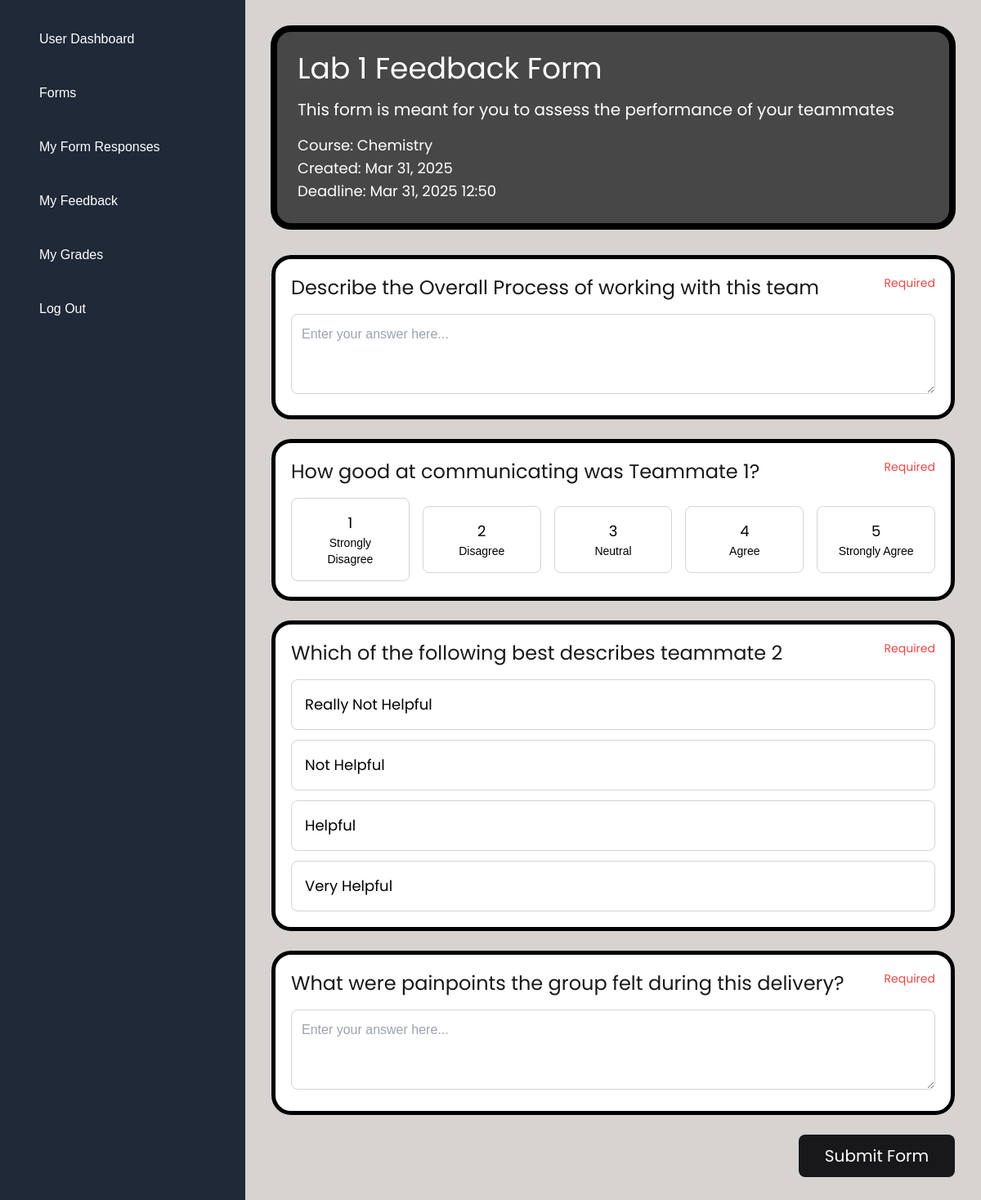
/forms/2/ (signed in), run on the app's committed database.
### main/models.py (models this page shows, shortened)
class Form(models.Model):
    title = models.CharField(max_length=200)
    description = models.TextField(blank=True)
    deadline = models.DateTimeField(null=True, blank=True)
    course = models.ForeignKey('courses.Course', on_delete=models.CASCADE, related_name='forms', null=True, blank=True)
    creator = models.ForeignKey(settings.AUTH_USER_MODEL, on_delete=models.CASCADE)
    teams = models.ManyToManyField('courses.Team', related_name='forms', blank=True)
    created_at = models.DateTimeField(auto_now_add=True)
    updated_at = models.DateTimeField(auto_now=True)
    allow_multiple_responses = models.BooleanField(default=False, help_text="Allow each student to submit one response per teammate")

class Question(models.Model):
    QUESTION_TYPES = [
        ('text', 'Short Answer'),
        ('multiple_choice', 'Multiple Choice'),
        ('likert', 'Likert'),
    ]
    form = models.ForeignKey(Form, on_delete=models.CASCADE, related_name='questions')
    question_text = models.TextField()
    question_type = models.CharField(max_length=20, choices=QUESTION_TYPES)
    required = models.BooleanField(default=True)
    order = models.PositiveIntegerField(default=0)

class Choice(models.Model):
    question = models.ForeignKey(Question, on_delete=models.CASCADE, related_name='choices')
    choice_text = models.CharField(max_length=200)

### courses/models.py (models this page shows, shortened)
class Course(models.Model):
    creator = models.ForeignKey(
        settings.AUTH_USER_MODEL,
        limit_choices_to={'role': 'professor'},
        on_delete=models.CASCADE,
        related_name='courses_created',
        null=True,
        blank=True
    )
    name = models.CharField(max_length=200)
    subject = models.CharField(max_length=100)
    semester = models.CharField(max_length=50)
    section = models.CharField(max_length=10)
    course_id = models.CharField(max_length=50)
    enrollment_size = models.PositiveIntegerField(default=0)
    created_at = models.DateTimeField(auto_now_add=True)

### main/views.py (the view)
# urls.py: path("forms/<int:form_id>/", views.form_detail_view, name='form_detail'),
def form_detail_view(request, form_id):
    form = get_object_or_404(Form, id=form_id, creator=request.user)
    questions = form.questions.all()
    return render(request, 'main/form_detail.html', {
        'form': form,
        'questions': questions
    })

### main/templates/main/form_detail.html (shortened to what this page needs)
{% extends "shared/base.html" %}
{% load static %}
{% block content %}
<div class="min-h-screen bg-gradient-to-b from-stone-300 to-stone-300 p-8">
    <div class="max-w-4xl mx-auto">
        <div class="bg-zinc-900 bg-opacity-75 rounded-3xl outline outline-8 outline-offset-[-7px] outline-black p-8 mb-8">
            <h1 class="text-4xl font-['Poppins'] text-white mb-4">{{ form.title }}</h1>
            <p class="text-white text-xl font-['Poppins']">{{ form.description }}</p>
            <div class="mt-4 text-white text-lg font-['Poppins']">
                <p>Course: {{ form.course.name }}</p>
                <p>Created: {{ form.created_at|date:"M d, Y" }}</p>
                {% if form.deadline %}
                    <p>Deadline: {{ form.deadline|date:"M d, Y H:i" }}</p>
                {% endif %}
            </div>
        </div>
        <form method="post" class="space-y-6">
            {% for question in questions %}
                <div class="bg-white rounded-3xl outline outline-[5px] outline-offset-[-5px] outline-black p-6">
                    <div class="space-y-4">
                        <div class="flex justify-between items-start">
                            <h3 class="text-2xl font-['Poppins'] text-zinc-900">{{ question.question_text }}</h3>
                            {% if question.required %}
                                <span class="text-red-500 text-sm font-['Poppins']">Required</span>
                            {% endif %}
                        </div>
                        {% if question.question_type == 'text' %}
                            <textarea
                                name="answer_{{ question.id }}"
                                class="w-full p-3 border border-neutral-300 rounded-lg focus:outline-none focus:ring-2 focus:ring-zinc-900"
                                rows="3"
                                placeholder="Enter your answer here..."
                                {% if question.required %}required{% endif %}
                            ></textarea>
                        {% elif question.question_type == 'likert' %}
                            <div class="flex justify-between items-center space-x-4">
                                <div class="flex-1 text-center">
                                    <label for="likert1_{{ question.id }}" class="block p-4 border border-neutral-300 rounded-lg cursor-pointer hover:bg-zinc-50 peer-checked:bg-zinc-900 peer-checked:text-white">
                                        <span class="text-lg font-['Poppins']">1</span>
                                        <span class="block text-sm">Strongly Disagree</span>
                                    </label>
                                </div>
                                <div class="flex-1 text-center">
                                    <label for="likert2_{{ question.id }}" class="block p-4 border border-neutral-300 rounded-lg cursor-pointer hover:bg-zinc-50 peer-checked:bg-zinc-900 peer-checked:text-white">
                                        <span class="text-lg font-['Poppins']">2</span>
                                        <span class="block text-sm">Disagree</span>
                                    </label>
                                </div>
                                <div class="flex-1 text-center">
                                    <label for="likert3_{{ question.id }}" class="block p-4 border border-neutral-300 rounded-lg cursor-pointer hover:bg-zinc-50 peer-checked:bg-zinc-900 peer-checked:text-white">
                                        <span class="text-lg font-['Poppins']">3</span>
                                        <span class="block text-sm">Neutral</span>
                                    </label>
                                </div>
                                <div class="flex-1 text-center">
                                    <label for="likert4_{{ question.id }}" class="block p-4 border border-neutral-300 rounded-lg cursor-pointer hover:bg-zinc-50 peer-checked:bg-zinc-900 peer-checked:text-white">
                                        <span class="text-lg font-['Poppins']">4</span>
                                        <span class="block text-sm">Agree</span>
                                    </label>
                                </div>
                                <div class="flex-1 text-center">
                                    <label for="likert5_{{ question.id }}" class="block p-4 border border-neutral-300 rounded-lg cursor-pointer hover:bg-zinc-50 peer-checked:bg-zinc-900 peer-checked:text-white">
                                        <span class="text-lg font-['Poppins']">5</span>
                                        <span class="block text-sm">Strongly Agree</span>
                                    </label>
                                </div>
                            </div>
                        {% elif question.question_type == 'multiple_choice' %}
                            <div class="space-y-3">
                                {% for choice in question.choices.all %}
                                    <label class="flex items-center p-4 border border-neutral-300 rounded-lg cursor-pointer hover:bg-zinc-50">
                                        <span class="w-full text-lg font-['Poppins'] peer-checked:text-zinc-900">{{ choice.choice_text }}</span>
                                    </label>
                                {% endfor %}
                            </div>
                        {% endif %}
                    </div>
                </div>
            {% endfor %}
            <div class="flex justify-end">
                <button type="submit" class="bg-zinc-900 text-white px-8 py-3 rounded-lg text-xl font-['Poppins'] hover:bg-opacity-90 transition-all">
                    Submit Form
                </button>
            </div>
        </form>
    </div>
</div>
{% endblock %}

### main/static/main/css/styles.css (style rules this page uses)
body { margin: 0; padding: 0; font-family: "Poppins", sans-serif; }

### shared/templates/shared/base.html (style rules this page uses)
body { background-color: #f0f0f0; font-family: Arial, sans-serif; }

### data on the page
Form: title "Lab 1 Feedback Form", description "This form is meant for you to assess the performance of your teammates", course.name "Chemistry", created_at "Mar 31, 2025", deadline "Mar 31, 2025 12:50"
Question: question_text "Describe the Overall Process of working with this team", shows "Required", id "Enter your answer here..."
Question: question_text "How good at communicating was Teammate 1?", required "Required"
Question: question_text "Which of the following best describes teammate 2", required "Required"
Choice: choice_text "Really Not Helpful"
Choice: choice_text "Not Helpful"
Choice: choice_text "Helpful"
Choice: choice_text "Very Helpful"
Question: question_text "What were painpoints the group felt during this delivery?", shows "Required", id "Enter your answer here..."
